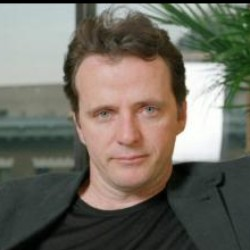
#> input picture demo1/test_face.jpg, 250 x 250 px
$ python c_corrected.py
#> lines starting #> are read from the running program, lines starting #| are printed output that depends on the picture; after the words box and inside, x2 and y2 are one past the last pixel; in counts of white or black regions, pixels touching at a corner belong together
import cv2
import numpy as np
import time
import matplotlib.pyplot as plt


def simulate_cascade_process(image_path, cascade_path, num_stages_to_log=5):
    """
    模拟并记录一个子窗口通过级联分类器前几级的状态
    修复版本：更准确地模拟级联分类器的行为
    """
#> called with image_path = 'test_face.jpg', num_stages_to_log = 5
    img = cv2.imread(image_path)
#> img is the input picture: shape (250, 250, 3); mean B, G, R 97.2, 107.9, 111.1
    if img is None:
        print(f"错误：无法加载图像 {image_path}")
        return None

    gray = cv2.cvtColor(img, cv2.COLOR_BGR2GRAY)
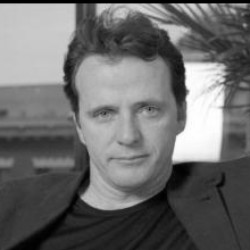
#> gray: shape (250, 250); min 0, max 255, mean 107.6
    original_cascade = cv2.CascadeClassifier(cascade_path)

    if original_cascade.empty():
        print(f"错误：无法加载级联分类器 {cascade_path}")
        return None

    print(f"图像尺寸: {gray.shape}")
#| 图像尺寸: (250, 250)
    print(f"级联分类器加载成功")

    # 首先在整张图上检测人脸
    faces = original_cascade.detectMultiScale(
        gray,
        scaleFactor=1.1,
        minNeighbors=5,
        minSize=(30, 30),
        flags=cv2.CASCADE_SCALE_IMAGE
    )
#> faces = [[70, 67, 114, 114]]

    # 获取图片尺寸
    img_height, img_width = gray.shape
#> img_height = 250; img_width = 250

    # 准备ROI区域
    rois = []

    if len(faces) > 0:
        # 使用第一个检测到的人脸作为正样本
        x, y, w, h = faces[0]
#> x = 70; y = 67; w = 114; h = 114
        rois.append(('Real Face', (x, y, w, h)))
        print(f"检测到真实人脸: ({x}, {y}, {w}, {h})")
#| 检测到真实人脸: (70, 67, 114, 114)
    else:
        print("未检测到人脸，使用图像中心区域作为正样本示例")
        # 使用图像中心区域作为示例
        center_x, center_y = img_width // 2, img_height // 2
        roi_size = min(img_width, img_height) // 3
        rois.append(
            ('Center Region (Face-like)', (center_x - roi_size // 2, center_y - roi_size // 2, roi_size, roi_size)))

    # 添加一个明确的背景区域作为负样本
    bg_size = min(img_width, img_height) // 4
#> bg_size = 62
    rois.append(('Background (Non-face)', (0, 0, bg_size, bg_size)))

    # 如果图像足够大，再添加一个背景区域
    if img_width > bg_size * 2 and img_height > bg_size * 2:
        rois.append(('Background Corner', (img_width - bg_size, img_height - bg_size, bg_size, bg_size)))

    print(f"\n选择的ROI区域:")
    for name, (x, y, w, h) in rois:
        print(f"  {name}: ({x}, {y}, {w}, {h})")
#> this loop made 3 passes
#> (name, x, y, w, h) on passes 1 to 3: ('Real Face', 70, 67, 114, 114), ('Background (Non-face)', 0, 0, 62, 62), ('Background Corner', 188, 188, 62, 62)
#|   Real Face: (70, 67, 114, 114)
#|   Background (Non-face): (0, 0, 62, 62)
#|   Background Corner: (188, 188, 62, 62)

    results = []

    for roi_name, (x, y, w, h) in rois:
        # 确保ROI在图像边界内
        x = max(0, min(x, img_width - 1))
        y = max(0, min(y, img_height - 1))
        w = min(w, img_width - x)
        h = min(h, img_height - y)

        if w <= 0 or h <= 0:
            print(f"警告：ROI {roi_name} 超出图像边界，跳过")
            continue

        # 裁剪区域
        sub_window = gray[y:y + h, x:x + w]

        # 检查裁剪后的图像是否为空
        if sub_window.size == 0:
            print(f"警告：ROI {roi_name} 裁剪后为空，跳过")
            continue

        print(f"\n处理ROI {roi_name}: 子窗口尺寸 {sub_window.shape}")

        # 模拟级联分类器的多个阶段，每个阶段逐渐变严格
        # 这更接近真实级联分类器的工作原理
        cascade_stages = [
            {'name': 'Stage 1 (Coarse)', 'scaleFactor': 1.3, 'minNeighbors': 1, 'minSize': (20, 20)},
            {'name': 'Stage 2 (Medium)', 'scaleFactor': 1.2, 'minNeighbors': 2, 'minSize': (22, 22)},
            {'name': 'Stage 3 (Fine)', 'scaleFactor': 1.1, 'minNeighbors': 3, 'minSize': (24, 24)},
            {'name': 'Stage 4 (Strict)', 'scaleFactor': 1.05, 'minNeighbors': 5, 'minSize': (24, 24)},
            {'name': 'Stage 5 (Very Strict)', 'scaleFactor': 1.02, 'minNeighbors': 8, 'minSize': (24, 24)},
        ]

        stage_status = []

        for i, stage in enumerate(cascade_stages):
            try:
                # 将子窗口缩放到标准大小进行检测
                sub_img = cv2.resize(sub_window, (24, 24))

                # 在这个阶段进行检测
                faces_in_stage = original_cascade.detectMultiScale(
                    sub_img,
                    scaleFactor=stage['scaleFactor'],
                    minNeighbors=stage['minNeighbors'],
                    minSize=stage['minSize'],
                    flags=cv2.CASCADE_SCALE_IMAGE
                )

                passed = len(faces_in_stage) > 0

                stage_status.append({
                    'stage_num': i + 1,
                    'stage_name': stage['name'],
                    'scaleFactor': stage['scaleFactor'],
                    'minNeighbors': stage['minNeighbors'],
                    'passed': passed,
                    'num_detections': len(faces_in_stage),
                    'detection_coords': faces_in_stage.tolist() if passed else []
                })

                status_str = "PASS" if passed else "REJECT"
                print(f"  {stage['name']}: {status_str} (检测到 {len(faces_in_stage)} 个人脸)")

                # 如果当前阶段未通过，模拟级联分类器的早期拒绝机制
                if not passed:
                    print(f"       -> 在阶段 {i + 1} 被早期拒绝，不再继续后续阶段")
                    break

            except Exception as e:
                print(f"  阶段 {i + 1} 出错: {e}")
                stage_status.append({
                    'stage_num': i + 1,
                    'stage_name': stage['name'],
                    'passed': False,
                    'num_detections': 0,
                    'error': str(e)
                })
                break

        results.append({
            'roi_name': roi_name,
            'roi_coord': (x, y, w, h),
            'stage_status': stage_status
        })
#> this loop made 3 passes
#| 处理ROI Real Face: 子窗口尺寸 (114, 114)
#|   Stage 1 (Coarse): REJECT (检测到 0 个人脸)
#|        -> 在阶段 1 被早期拒绝，不再继续后续阶段
#| 处理ROI Background (Non-face): 子窗口尺寸 (62, 62)
#|   Stage 1 (Coarse): REJECT (检测到 0 个人脸)
#|        -> 在阶段 1 被早期拒绝，不再继续后续阶段
#| 处理ROI Background Corner: 子窗口尺寸 (62, 62)
#|   Stage 1 (Coarse): REJECT (检测到 0 个人脸)
#|        -> 在阶段 1 被早期拒绝，不再继续后续阶段
#> pass 1, in simulate_cascade_process, `sub_window = gray[y:y + h, x:x + w]`:
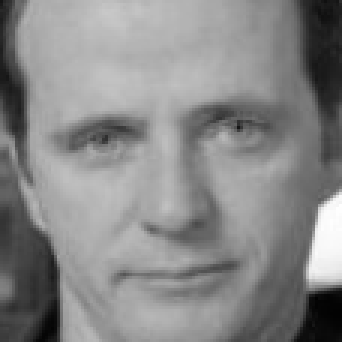
#> sub_window: shape (114, 114) (shown 3 times larger); min 1, max 255, mean 135.8
#> pass 2, in simulate_cascade_process, `sub_window = gray[y:y + h, x:x + w]`:
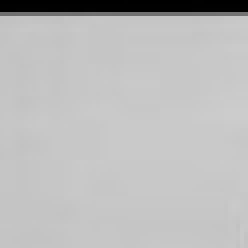
#> sub_window: shape (62, 62) (shown 4 times larger); min 0, max 204, mean 187.6
#> pass 3, in simulate_cascade_process, `sub_window = gray[y:y + h, x:x + w]`:
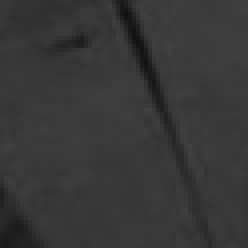
#> sub_window: shape (62, 62) (shown 4 times larger); min 17, max 65, mean 55.4
#> after the loop, results = 3 items

    # 打印详细的模拟结果
    print("\n" + "=" * 80)
    print("CASCADE CLASSIFIER PROCESS SIMULATION RESULTS")
    print("=" * 80)

    for res in results:
        print(f"\nROI: {res['roi_name']} at {res['roi_coord']}")
        print("Stage | Name                | Scale | Neighbors | Passed? | #Detections")
        print("-" * 75)

        for stage in res['stage_status']:
            status = "PASS" if stage['passed'] else "REJECT"
            scale = stage.get('scaleFactor', 'N/A')
            neighbors = stage.get('minNeighbors', 'N/A')

            print(
                f"  {stage['stage_num']:2d}  | {stage['stage_name']:<18s} | {scale:>5} | {neighbors:>8} |   {status:^7s} |      {stage['num_detections']}")

            if not stage['passed']:
                print(f"       -> Early Rejection at stage {stage['stage_num']}")
                break

        if res['stage_status'] and all([s['passed'] for s in res['stage_status']]):
            print("       -> PASSED ALL STAGES (Classified as FACE)")
        elif res['stage_status']:
            print(f"       -> REJECTED at stage {len(res['stage_status'])} (Classified as NON-FACE)")
#> this loop made 3 passes
#> (printed output is left out)

    # 可视化结果
    img_disp = img.copy()

    # 定义颜色
    colors = {
        'Real Face': (0, 255, 0),  # 绿色
        'Center Region (Face-like)': (255, 255, 0),  # 黄色
        'Background (Non-face)': (0, 0, 255),  # 红色
        'Background Corner': (255, 0, 255)  # 紫色
    }

    for res in results:
        x, y, w, h = res['roi_coord']
        color = colors.get(res['roi_name'], (255, 255, 255))

        # 绘制ROI框
        cv2.rectangle(img_disp, (x, y), (x + w, y + h), color, 2)

        # 添加ROI标签
        label = res['roi_name']
        cv2.putText(img_disp, label, (x, y - 10),
                    cv2.FONT_HERSHEY_SIMPLEX, 0.5, color, 1)

        # 添加最终结果
        if res['stage_status']:
            final_result = "FACE" if res['stage_status'][-1]['passed'] else "NON-FACE"
            result_color = (0, 255, 0) if final_result == "FACE" else (0, 0, 255)
            cv2.putText(img_disp, f"Result: {final_result}", (x, y + h + 20),
                        cv2.FONT_HERSHEY_SIMPLEX, 0.6, result_color, 2)
#> this loop made 3 passes
#> (x, y, w, h, color, label) on passes 1 to 3: (70, 67, 114, 114, (0, 255, 0), 'Real Face'), (0, 0, 62, 62, (0, 0, 255), 'Background (Non-face)'), (188, 188, 62, 62, (255, 0, 255), 'Background Corner')
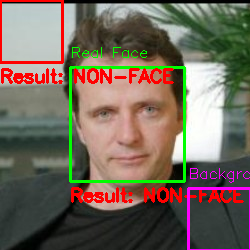
#> img_disp: shape (250, 250, 3); 8.25% of pixels changed, all inside (x1, y1, x2, y2) = (0, 0, 250, 250)

    # 显示结果
    plt.figure(figsize=(12, 10))
    plt.imshow(cv2.cvtColor(img_disp, cv2.COLOR_BGR2RGB))
    plt.title('Cascade Classifier Early Rejection Mechanism Simulation', fontsize=14)
    plt.axis('off')

    # 添加图例
    legend_elements = []
    for roi_name, color in colors.items():
        if any(r['roi_name'] == roi_name for r in results):
            legend_elements.append(plt.Rectangle((0, 0), 1, 1, fc=[c / 255 for c in color], label=roi_name))
#> after the loop, legend_elements = 3 items

    if legend_elements:
        plt.legend(handles=legend_elements, loc='upper right')

    plt.tight_layout()
    plt.savefig('cascade_simulation_corrected.png', dpi=300, bbox_inches='tight')
    plt.show()

    return results


# 运行模拟
if __name__ == "__main__":
    try:
        # 确保图像文件存在
        image_path = 'test_face.jpg'
        cascade_path = cv2.data.haarcascades + 'haarcascade_frontalface_default.xml'

        print("开始级联分类器过程模拟...")
        print("=" * 50)

        sim_results = simulate_cascade_process(image_path, cascade_path)
#> sim_results = 3 items

        if sim_results is None:
            print("模拟过程失败，请检查图像路径和分类器文件")
        else:
            print("\n模拟过程完成！")
            print(f"总共处理了 {len(sim_results)} 个ROI区域")
#| 总共处理了 3 个ROI区域

    except Exception as e:
        print(f"程序执行出错: {e}")
        import traceback

        traceback.print_exc()
